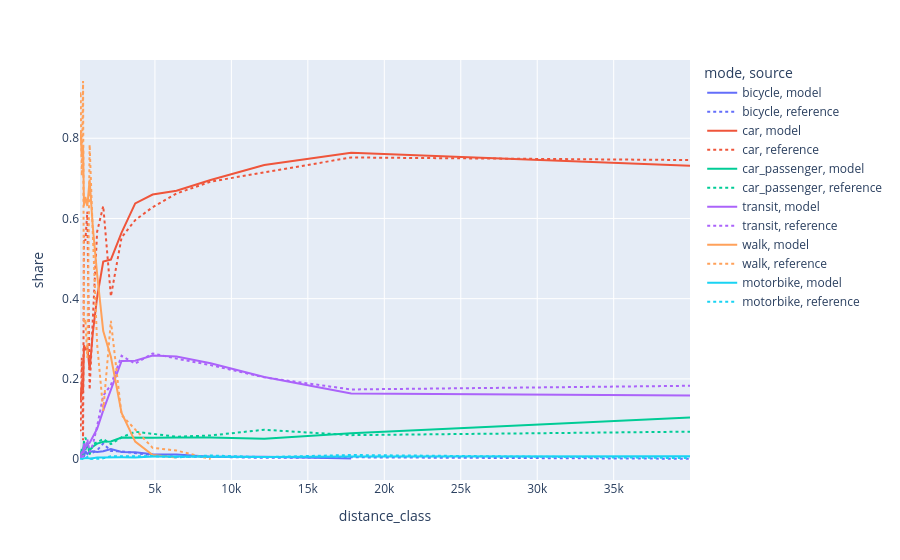

The code cell stored with this chart in its notebook:
### Code cell
import plotly.express as px
px.line(df_comparison, x = "distance_class", y = "share", color = "mode", line_dash = "source")

### Figure 1 — Plotly figure (JSON) as saved in the notebook; plotly's stock layout.template omitted (floating-point values rounded to 4 significant figures)
{"data": [{"hovertemplate": "mode=bicycle<br>source=model<br>distance_class=%{x}<br>share=%{y}<extra></extra>", "legendgroup": "bicycle, model", "line": {"color": "#636efa", "dash": "solid"}, "marker": {"symbol": "circle"}, "mode": "lines", "name": "bicycle, model", "orientation": "v", "showlegend": true, "type": "scatter", "x": [100, 140, 220, 300, 360, 450, 580, 730, 940, 1220, 1620, 2120, 2820, 3710, 4850, 6410, 8640, 12150, 17830], "xaxis": "x", "y": [0.01451, 0.01123, 0.01356, 0.01314, 0.005324, 0.01976, 0.0125, 0.01808, 0.01971, 0.01764, 0.01937, 0.02522, 0.0177, 0.01682, 0.01213, 0.01133, 0.005619, 0.005868, 0.001701], "yaxis": "y"}, {"hovertemplate": "mode=bicycle<br>source=reference<br>distance_class=%{x}<br>share=%{y}<extra></extra>", "legendgroup": "bicycle, reference", "line": {"color": "#636efa", "dash": "dot"}, "marker": {"symbol": "circle"}, "mode": "lines", "name": "bicycle, reference", "orientation": "v", "showlegend": true, "type": "scatter", "x": [100, 140, 220, 300, 360, 450, 580, 730, 940, 1220, 1620, 2120, 2820, 3710, 4850, 6410, 8640, 12150, 17830, 39990], "xaxis": "x", "y": [0.01196, 0.00573, 0.01568, 0.004627, 0.0202, 0.02817, 0.03433, 0.01386, 0.01627, 0.02186, 0.03884, 0.02038, 0.01909, 0.01553, 0.009793, 0.005787, 0.005675, 0.003078, 0.004425, 0.000798], "yaxis": "y"}, {"hovertemplate": "mode=car<br>source=model<br>distance_class=%{x}<br>share=%{y}<extra></extra>", "legendgroup": "car, model", "line": {"color": "#EF553B", "dash": "solid"}, "marker": {"symbol": "circle"}, "mode": "lines", "name": "car, model", "orientation": "v", "showlegend": true, "type": "scatter", "x": [100, 140, 220, 300, 360, 450, 580, 730, 940, 1220, 1620, 2120, 2820, 3710, 4850, 6410, 8640, 12150, 17830, 39990], "xaxis": "x", "y": [0.1476, 0.1524, 0.1895, 0.1709, 0.284, 0.2717, 0.2822, 0.2219, 0.3153, 0.4038, 0.4928, 0.4976, 0.5648, 0.6375, 0.6598, 0.6691, 0.6957, 0.7335, 0.7638, 0.7313], "yaxis": "y"}, {"hovertemplate": "mode=car<br>source=reference<br>distance_class=%{x}<br>share=%{y}<extra></extra>", "legendgroup": "car, reference", "line": {"color": "#EF553B", "dash": "dot"}, "marker": {"symbol": "circle"}, "mode": "lines", "name": "car, reference", "orientation": "v", "showlegend": true, "type": "scatter", "x": [100, 140, 220, 300, 360, 450, 580, 730, 940, 1220, 1620, 2120, 2820, 3710, 4850, 6410, 8640, 12150, 17830, 39990], "xaxis": "x", "y": [0.07285, 0.06989, 0.2525, 0.0471, 0.5575, 0.5443, 0.6174, 0.1728, 0.3507, 0.5669, 0.6311, 0.4057, 0.5528, 0.5959, 0.6281, 0.6621, 0.6919, 0.7151, 0.752, 0.7456], "yaxis": "y"}, {"hovertemplate": "mode=car_passenger<br>source=model<br>distance_class=%{x}<br>share=%{y}<extra></extra>", "legendgroup": "car_passenger, model", "line": {"color": "#00cc96", "dash": "solid"}, "marker": {"symbol": "circle"}, "mode": "lines", "name": "car_passenger, model", "orientation": "v", "showlegend": true, "type": "scatter", "x": [100, 140, 220, 300, 360, 450, 580, 730, 940, 1220, 1620, 2120, 2820, 3710, 4850, 6410, 8640, 12150, 17830, 39990], "xaxis": "x", "y": [0.01879, 0.01039, 0.02516, 0.01731, 0.04155, 0.02325, 0.03542, 0.02176, 0.03113, 0.03859, 0.04323, 0.04371, 0.05368, 0.05285, 0.05333, 0.05362, 0.05357, 0.05091, 0.06432, 0.1034], "yaxis": "y"}, {"hovertemplate": "mode=car_passenger<br>source=reference<br>distance_class=%{x}<br>share=%{y}<extra></extra>", "legendgroup": "car_passenger, reference", "line": {"color": "#00cc96", "dash": "dot"}, "marker": {"symbol": "circle"}, "mode": "lines", "name": "car_passenger, reference", "orientation": "v", "showlegend": true, "type": "scatter", "x": [100, 140, 220, 300, 360, 450, 580, 730, 940, 1220, 1620, 2120, 2820, 3710, 4850, 6410, 8640, 12150, 17830, 39990], "xaxis": "x", "y": [0.007674, 0.006404, 0.01624, 0.003476, 0.04597, 0.05359, 0.041, 0.01154, 0.03696, 0.04178, 0.04997, 0.03742, 0.05411, 0.06815, 0.06317, 0.05583, 0.05892, 0.07312, 0.0597, 0.06838], "yaxis": "y"}, {"hovertemplate": "mode=transit<br>source=model<br>distance_class=%{x}<br>share=%{y}<extra></extra>", "legendgroup": "transit, model", "line": {"color": "#ab63fa", "dash": "solid"}, "marker": {"symbol": "circle"}, "mode": "lines", "name": "transit, model", "orientation": "v", "showlegend": true, "type": "scatter", "x": [100, 140, 220, 300, 360, 450, 580, 730, 940, 1220, 1620, 2120, 2820, 3710, 4850, 6410, 8640, 12150, 17830, 39990], "xaxis": "x", "y": [0.003268, 0.007104, 0.01874, 0.01433, 0.03462, 0.02947, 0.03645, 0.04031, 0.05396, 0.07565, 0.1214, 0.1737, 0.2446, 0.2454, 0.258, 0.2558, 0.239, 0.2046, 0.1635, 0.1584], "yaxis": "y"}, {"hovertemplate": "mode=transit<br>source=reference<br>distance_class=%{x}<br>share=%{y}<extra></extra>", "legendgroup": "transit, reference", "line": {"color": "#ab63fa", "dash": "dot"}, "marker": {"symbol": "circle"}, "mode": "lines", "name": "transit, reference", "orientation": "v", "showlegend": true, "type": "scatter", "x": [140, 220, 300, 360, 450, 580, 730, 940, 1220, 1620, 2120, 2820, 3710, 4850, 6410, 8640, 12150, 17830, 39990], "xaxis": "x", "y": [0.002117, 0.007548, 0.001653, 0.03864, 0.02444, 0.04919, 0.01738, 0.03587, 0.0823, 0.158, 0.1848, 0.2576, 0.238, 0.2634, 0.2505, 0.2343, 0.2037, 0.1736, 0.1828], "yaxis": "y"}, {"hovertemplate": "mode=walk<br>source=model<br>distance_class=%{x}<br>share=%{y}<extra></extra>", "legendgroup": "walk, model", "line": {"color": "#FFA15A", "dash": "solid"}, "marker": {"symbol": "circle"}, "mode": "lines", "name": "walk, model", "orientation": "v", "showlegend": true, "type": "scatter", "x": [100, 140, 220, 300, 360, 450, 580, 730, 940, 1220, 1620, 2120, 2820, 3710, 4850, 6410], "xaxis": "x", "y": [0.8159, 0.8189, 0.7527, 0.7827, 0.6318, 0.6534, 0.631, 0.6967, 0.5775, 0.4604, 0.3192, 0.2549, 0.1149, 0.04364, 0.01021, 0.003775], "yaxis": "y"}, {"hovertemplate": "mode=walk<br>source=reference<br>distance_class=%{x}<br>share=%{y}<extra></extra>", "legendgroup": "walk, reference", "line": {"color": "#FFA15A", "dash": "dot"}, "marker": {"symbol": "circle"}, "mode": "lines", "name": "walk, reference", "orientation": "v", "showlegend": true, "type": "scatter", "x": [100, 140, 220, 300, 360, 450, 580, 730, 940, 1220, 1620, 2120, 2820, 3710, 4850, 6410, 8640], "xaxis": "x", "y": [0.907, 0.9159, 0.7066, 0.9427, 0.3377, 0.349, 0.2524, 0.784, 0.5589, 0.2864, 0.1203, 0.3446, 0.1096, 0.07467, 0.02806, 0.02136, 0.0002151], "yaxis": "y"}, {"hovertemplate": "mode=motorbike<br>source=model<br>distance_class=%{x}<br>share=%{y}<extra></extra>", "legendgroup": "motorbike, model", "line": {"color": "#19d3f3", "dash": "solid"}, "marker": {"symbol": "circle"}, "mode": "lines", "name": "motorbike, model", "orientation": "v", "showlegend": true, "type": "scatter", "x": [220, 300, 360, 450, 580, 730, 940, 1220, 1620, 2120, 2820, 3710, 4850, 6410, 8640, 12150, 17830, 39990], "xaxis": "x", "y": [0.0004057, 0.001634, 0.0027, 0.002365, 0.002402, 0.001303, 0.002359, 0.003941, 0.004029, 0.004874, 0.004305, 0.003844, 0.006523, 0.006354, 0.006151, 0.005095, 0.006684, 0.006887], "yaxis": "y"}, {"hovertemplate": "mode=motorbike<br>source=reference<br>distance_class=%{x}<br>share=%{y}<extra></extra>", "legendgroup": "motorbike, reference", "line": {"color": "#19d3f3", "dash": "dot"}, "marker": {"symbol": "circle"}, "mode": "lines", "name": "motorbike, reference", "orientation": "v", "showlegend": true, "type": "scatter", "x": [100, 220, 300, 450, 580, 730, 940, 1220, 1620, 2120, 2820, 3710, 4850, 6410, 8640, 12150, 17830, 39990], "xaxis": "x", "y": [0.0005499, 0.001479, 0.0003977, 0.000468, 0.005705, 0.0004479, 0.001317, 0.0007476, 0.001789, 0.00713, 0.006803, 0.007835, 0.00751, 0.004392, 0.009001, 0.004981, 0.01021, 0.002404], "yaxis": "y"}], "layout": {"legend": {"title": {"text": "mode, source"}, "tracegroupgap": 0}, "margin": {"t": 60}, "xaxis": {"anchor": "y", "domain": [0, 1], "title": {"text": "distance_class"}}, "yaxis": {"anchor": "x", "domain": [0, 1], "title": {"text": "share"}}}}
